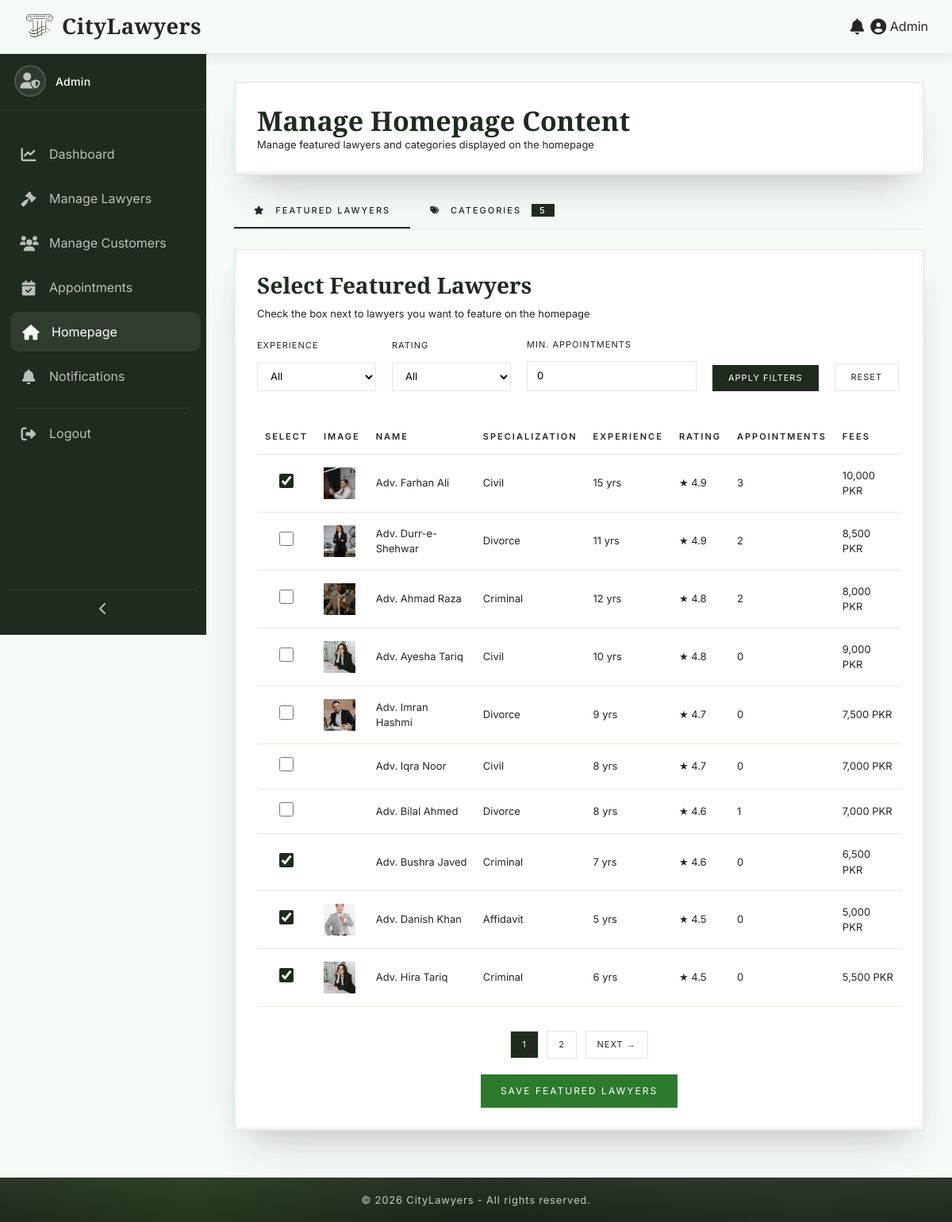
The page /admin/manage-content.php (signed in) on the database its author committed.
### tables this page shows
CREATE TABLE `lawyers` (
  `id` int(11) NOT NULL,
  `name` varchar(100) NOT NULL,
  `email` varchar(100) NOT NULL,
  `password` varchar(255) NOT NULL,
  `phone` varchar(20) DEFAULT NULL,
  `address` text DEFAULT NULL,
  `city` varchar(50) DEFAULT NULL,
  `specialization` varchar(50) DEFAULT NULL,
  `gender` enum('male','female','other') DEFAULT 'male',
  `experience` int(3) DEFAULT NULL,
  `fees` decimal(10,2) DEFAULT NULL,
  `profile_pic` varchar(255) DEFAULT NULL,
  `bio` text DEFAULT NULL,
  `avg_rating` decimal(2,1) DEFAULT 0.0,
  `status` enum('pending','approved','rejected') DEFAULT 'pending',
  `created_at` timestamp NOT NULL DEFAULT current_timestamp(),
  `is_featured` tinyint(1) DEFAULT 0,
  `core_specialization` text DEFAULT NULL,
  `academic_credentials` text DEFAULT NULL
);

### admin/manage-content.php (the view, shortened to what this page needs)
<?php
require_once '../includes/config.php';
$catStmt = $conn->prepare("SELECT * FROM categories ORDER BY order_by ASC, name ASC");
$catStmt->execute();
$categories = $catStmt->fetchAll(PDO::FETCH_ASSOC);
$experience = isset($_GET['experience']) ? $_GET['experience'] : '';
$rating     = isset($_GET['rating']) ? $_GET['rating'] : '';
$min_appointments = isset($_GET['min_appointments']) ? (int)$_GET['min_appointments'] : 0;
$conditions = ["status = 'approved'"];
$where = implode(" AND ", $conditions);
$limit = 10;
$page = isset($_GET['page']) ? (int)$_GET['page'] : 1;
$offset = ($page - 1) * $limit;
$countSql = "SELECT COUNT(*) as total FROM lawyers WHERE $where";
$countStmt = $conn->prepare($countSql);
$countStmt->execute();
$total_rows = $countStmt->fetch(PDO::FETCH_ASSOC)['total'];
$total_pages = ceil($total_rows / $limit);
$sql = "SELECT *,
               (SELECT COUNT(*) FROM appointments WHERE lawyer_id = lawyers.id) as appointment_count
        FROM lawyers
        WHERE $where
        ORDER BY avg_rating DESC, appointment_count DESC
        LIMIT :limit OFFSET :offset";
$stmt = $conn->prepare($sql);
$stmt->bindValue(':limit', $limit, PDO::PARAM_INT);
$stmt->bindValue(':offset', $offset, PDO::PARAM_INT);
$stmt->execute();
$lawyers = $stmt->fetchAll(PDO::FETCH_ASSOC);
$active_tab = isset($_GET['tab']) ? $_GET['tab'] : 'featured';
include '../includes/header.php';
?>
<link rel="stylesheet" href="<?php echo BASE_URL; ?>assets/css/dashboard.css">
<link rel="stylesheet" href="<?php echo BASE_URL; ?>assets/css/tables.css">
<link rel="stylesheet" href="<?php echo BASE_URL; ?>assets/css/sidebar.css">
<div class="dashboard-wrapper">
    <?php include '../includes/dashboard-sidebar.php'; ?>
    <div class="main-content">
        <div class="dashboard-card">
            <div style="display: flex; justify-content: space-between; align-items: center; flex-wrap: wrap; gap: 10px;">
                <div>
                    <h2 class="dashboard-title" style="margin:0;">Manage Homepage Content</h2>
                    <p class="dashboard-subtitle">Manage featured lawyers and categories displayed on the homepage</p>
                </div>
            </div>
        </div>
        <div class="content-tabs">
            <a href="?tab=featured" class="content-tab <?php echo $active_tab == 'featured' ? 'active' : ''; ?>">
                <i class="fas fa-star"></i> Featured Lawyers
            </a>
            <a href="?tab=categories" class="content-tab <?php echo $active_tab == 'categories' ? 'active' : ''; ?>">
                <i class="fas fa-tags"></i> Categories
                <?php if (count($categories) > 0): ?>
                    <span class="tab-badge"><?php echo count($categories); ?></span>
                <?php endif; ?>
            </a>
        </div>
        <div class="tab-content <?php echo $active_tab == 'featured' ? 'active' : ''; ?>" id="tab-featured">
            <div class="dashboard-card">
                <h3 class="dashboard-title" style="font-size:28px;">Select Featured Lawyers</h3>
                <p class="dashboard-subtitle">Check the box next to lawyers you want to feature on the homepage</p>
                <div style="margin: 20px 0;">
                    <form method="GET" action="">
                        <div class="filter-row">
                            <div class="filter-group">
                                <label>Experience</label>
                                <select name="experience">
                                    <option value="">All</option>
                                </select>
                            </div>
                            <div class="filter-group">
                                <label>Rating</label>
                                <select name="rating">
                                    <option value="">All</option>
                                </select>
                            </div>
                            <div class="filter-group">
                                <label>Min. Appointments</label>
                                <input type="number" name="min_appointments" value="<?php echo $min_appointments; ?>" placeholder="e.g., 5" min="0">
                            </div>
                            <div class="filter-group">
                                <button type="submit" class="filter-btn">Apply Filters</button>
                            </div>
                            <div class="filter-group">
                                <a href="?tab=featured" class="reset-btn">Reset</a>
                            </div>
                        </div>
                    </form>
                </div>
                <form method="POST" action="">
                    <?php if (count($lawyers) > 0): ?>
                        <div class="table-wrap">
                            <table class="dashboard-table">
                                <thead>
                                    <tr>
                                        <th style="width:50px">Select</th>
                                        <th>Image</th>
                                        <th>Name</th>
                                        <th>Specialization</th>
                                        <th>Experience</th>
                                        <th>Rating</th>
                                        <th>Appointments</th>
                                        <th>Fees</th>
                                    </tr>
                                </thead>
                                <tbody>
                                    <?php foreach ($lawyers as $row): ?>
                                    <tr>
                                        <td style="text-align:center">
                                            <input type="checkbox" name="featured_lawyers[]" value="<?php echo $row['id']; ?>" class="featured-checkbox" <?php echo $row['is_featured'] == 1 ? 'checked' : ''; ?>>
                                        </td>
                                        <td>
                                            <?php if (!empty($row['profile_pic']) && file_exists("../uploads/lawyers/" . $row['profile_pic'])): ?>
                                                <img src="<?php echo BASE_URL; ?>uploads/lawyers/<?php echo htmlspecialchars($row['profile_pic']); ?>" class="lawyer-img-small" alt="Profile">
                                            <?php else: ?>
                                                <i class="fas fa-user-advocate fa-2x" style="color: var(--primary-color);"></i>
                                            <?php endif; ?>
                                        </td>
                                        <td><?php echo htmlspecialchars($row['name']); ?></td>
                                        <td><?php echo htmlspecialchars($row['specialization']); ?></td>
                                        <td><?php echo $row['experience']; ?> yrs</td>
                                        <td>★ <?php echo $row['avg_rating'] ?: 'New'; ?></td>
                                        <td><?php echo $row['appointment_count']; ?></td>
                                        <td><?php echo number_format($row['fees']); ?> PKR</td>
                                    </tr>
                                    <?php endforeach; ?>
                                </tbody>
                            </table>
                        </div>
                        <?php if ($total_pages > 1): ?>
                        <div class="pagination-wrap">
                            <?php for ($i = 1; $i <= $total_pages; $i++): ?>
                                <a href="?tab=featured&page=<?php echo $i; ?>&experience=<?php echo urlencode($experience); ?>&rating=<?php echo urlencode($rating); ?>&min_appointments=<?php echo $min_appointments; ?>" class="page-link <?php echo $page == $i ? 'active' : ''; ?>"><?php echo $i; ?></a>
                            <?php endfor; ?>
                            <?php if ($page < $total_pages): ?>
                                <a href="?tab=featured&page=<?php echo $page+1; ?>&experience=<?php echo urlencode($experience); ?>&rating=<?php echo urlencode($rating); ?>&min_appointments=<?php echo $min_appointments; ?>" class="page-link">Next →</a>
                            <?php endif; ?>
                        </div>
                        <?php endif; ?>
                        <div class="save-btn-wrapper">
                            <button type="submit" name="save_featured" class="save-btn">Save Featured Lawyers</button>
                        </div>
                    <?php else: ?>
                        <p class="no-data">No lawyers found matching your criteria.</p>
                    <?php endif; ?>
                </form>
            </div>
        </div>
    </div>
</div>
<?php include '../includes/dashboard-footer.php'; ?>

### assets/css/global.css (style rules this page uses)
:root { --primary-color: #1F2B1F; --accent-color: #2F5D3A; --sidebar-light: #445544; --secondary-color: #F5FBF5; --surface-color: #FFFFFF; --surface-alt: #F7F8F6; --charcoal-black: #171C17; --charcoal-light: #232A23; --text-dark: #232823; --text-gray: rgba(255,255,255,.75); --text-muted: #98A09A; --text-white: #FFFFFF; --muted-white: #E9ECE8; --icon-gray: #BFC6BF; --border-color: #E1E6E1; --border-light: #EFF2EF; --border-soft: 1px solid rgba(142,247,43,.18); --card-radius: 14px; --white: #FFFFFF; --success: #2F7D32; --warning: #9A6A14; --danger: #B23B3B; --info: #2E5C86; --status-pending-bg: #F7ECD1; --status-pending-text: #8C650F; --status-approved-bg: #DDECDC; --status-approved-text: #2F6A33; --status-rejected-bg: #F3DEDE; --status-rejected-text: #9A3737; --status-confirmed-bg: #DDECDC; --status-confirmed-text: #2F6A33; --status-completed-bg: #DFE9F5; --status-completed-text: #2E5C86; --status-cancelled-bg: #F3DEDE; --status-cancelled-text: #9A3737; --btn-primary-bg: var(--primary-color); --btn-primary-hover: #172117; --btn-accent-bg: var(--accent-color); --btn-accent-hover: #23482D; --btn-approve-bg: #2F7D32; --btn-reject-bg: #B23B3B; --btn-delete-bg: #232823; --btn-delete-text: #E1E6E1; --btn-text: #FFFFFF; --shadow-sm: 0 8px 20px rgba(0,0,0,.05); --shadow-md: 0 18px 35px rgba(0,0,0,.10); --shadow-lg: rgba(50,50,93,.18) 0 30px 60px -20px, rgba(0,0,0,.14) 0 18px 35px -18px, rgba(10,37,64,.10) 0 -2px 6px inset; --shadow-hover: 0 45px 80px rgba(0,0,0,.22), 0 18px 40px rgba(0,0,0,.12), 0 30px 55px rgba(0,0,0,.14); --shadow-green-strong: 0 20px 60px rgba(47, 93, 58, 0.30), 0 10px 30px rgba(31, 43, 31, 0.12), 0 0 80px rgba(47, 93, 58, 0.08); --transition-fast: .25s ease; --transition: .4s ease; --transition-slow: .55s cubic-bezier(.2,.8,.2,1); --gradient-overlay: radial-gradient( circle at center, rgba(38, 85, 38, 0) 0%, rgba(18,30,18,.70) 45%, rgba(6,8,6,.92) 100% ); --sidebar-gradient: linear-gradient( 180deg, var(--charcoal-black) 0%, #263326 35%, var(--primary-color) 75%, #314931 100% ); }
* { margin: 0; padding: 0; box-sizing: border-box; }
html { scroll-behavior: smooth; }
body { font-family: 'Inter', sans-serif; background: var(--secondary-color); color: var(--text-dark); overflow-x: hidden; }
h1, h2, h3, h4, h5, h6 { font-family: 'Cormorant Garamond', serif; font-weight: 600; }
a { text-decoration: none; }
img { max-width: 100%; display: block; }
input[type="text"], input[type="email"], input[type="password"], input[type="number"], input[type="search"], textarea { cursor: text; }

### assets/css/dashboard.css (style rules this page uses)
:root { --sidebar-width: 260px; --sidebar-collapse: 70px; --navbar-height: 66px; }
html, body { margin: 0; padding: 0; }
.dashboard-wrapper { display: block; margin-left: var(--sidebar-width); min-height: calc(100vh - var(--navbar-height, 66px)); transition: margin-left 0.35s ease; }
.main-content { min-width: 0; padding: 35px; background: var(--secondary-color); overflow-x: hidden; overflow-y: auto; }
.dashboard-card { background: var(--surface-color); border: 1px solid var(--border-color); padding: 28px; margin-bottom: 24px; box-shadow: var(--shadow-lg); }
.dashboard-title { font-family: 'Cormorant Garamond', serif; font-size: 34px; color: var(--primary-color); margin: 0 0 10px; }
.dashboard-subtitle { margin: 0; color: var(--text-light); font-size: 13px; }
input[type="text"], input[type="email"], input[type="password"], input[type="number"], input[type="time"], select, textarea { width: 100%; padding: 10px; border: 1px solid var(--border-color); background: var(--white); font-size: 14px; border-radius: 0; box-shadow: none; }
.table-wrap { width: 100%; overflow-x: auto; }

### assets/css/sidebar.css (style rules this page uses)
:root { --sidebar-width: 260px; --sidebar-collapsed: 70px; --sidebar-bg: var(--primary-color); --sidebar-hover: rgba(255,255,255,.08); --text-muted: rgba(255,255,255,.7); --text-active: #fff; }

### rows shown on the page
lawyers: is_featured "☑", profile_pic (picture), name "Adv. Farhan Ali", specialization "Civil", experience "15", avg_rating "4.9", appointment_count "3", fees "10,000"
lawyers: profile_pic (picture), name "Adv. Durr-e-Shehwar", specialization "Divorce", experience "11", avg_rating "4.9", appointment_count "2", fees "8,500"
lawyers: profile_pic (picture), name "Adv. Ahmad Raza", specialization "Criminal", experience "12", avg_rating "4.8", appointment_count "2", fees "8,000"
lawyers: profile_pic (picture), name "Adv. Ayesha Tariq", specialization "Civil", experience "10", avg_rating "4.8", appointment_count "0", fees "9,000"
lawyers: profile_pic (picture), name "Adv. Imran Hashmi", specialization "Divorce", experience "9", avg_rating "4.7", appointment_count "0", fees "7,500"
lawyers: name "Adv. Iqra Noor", specialization "Civil", experience "8", avg_rating "4.7", appointment_count "0", fees "7,000"
lawyers: name "Adv. Bilal Ahmed", specialization "Divorce", experience "8", avg_rating "4.6", appointment_count "1", fees "7,000"
lawyers: is_featured "☑", name "Adv. Bushra Javed", specialization "Criminal", experience "7", avg_rating "4.6", appointment_count "0", fees "6,500"
lawyers: is_featured "☑", profile_pic (picture), name "Adv. Danish Khan", specialization "Affidavit", experience "5", avg_rating "4.5", appointment_count "0", fees "5,000"
lawyers: is_featured "☑", profile_pic (picture), name "Adv. Hira Tariq", specialization "Criminal", experience "6", avg_rating "4.5", appointment_count "0", fees "5,500"

### other values the page prints
SITE_NAME "CityLawyers"
$user_name "Admin"
count($categories) "5"
